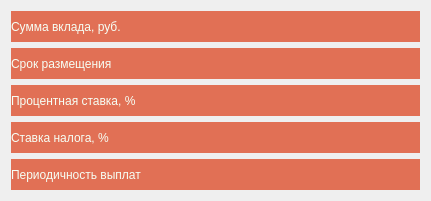
  <widget class="QWidget" name="gridLayoutWidget">
   <property name="geometry">
    <rect>
     <x>20</x>
     <y>80</y>
     <width>431</width>
     <height>201</height>
    </rect>
   </property>
   <layout class="QGridLayout" name="gridLayout">
    <item row="2" column="0">
     <widget class="QLabel" name="label_4">
      <property name="styleSheet">
       <string notr="true">font: 22pt &quot;Copperplate&quot;;
color: rgb(246, 255, 245);
background: #e17055;</string>
      </property>
      <property name="text">
       <string>Процентная ставка, %</string>
      </property>
     </widget>
    </item>
    <item row="0" column="0">
     <widget class="QLabel" name="label_2">
      <property name="styleSheet">
       <string notr="true">font: 22pt &quot;Copperplate&quot;;
color: rgb(246, 255, 245);
background: #e17055;</string>
      </property>
      <property name="text">
       <string>Сумма вклада, руб.</string>
      </property>
     </widget>
    </item>
    <item row="1" column="0">
     <widget class="QLabel" name="label_3">
      <property name="styleSheet">
       <string notr="true">font: 22pt &quot;Copperplate&quot;;
color: rgb(246, 255, 245);
background: #e17055;</string>
      </property>
      <property name="text">
       <string>Срок размещения</string>
      </property>
     </widget>
    </item>
    <item row="3" column="0">
     <widget class="QLabel" name="label_5">
      <property name="styleSheet">
       <string notr="true">font: 22pt &quot;Copperplate&quot;;
color: rgb(246, 255, 245);
background: #e17055;</string>
      </property>
      <property name="text">
       <string>Ставка налога, %</string>
      </property>
     </widget>
    </item>
    <item row="4" column="0">
     <widget class="QLabel" name="label_6">
      <property name="styleSheet">
       <string notr="true">font: 22pt &quot;Copperplate&quot;;
color: rgb(246, 255, 245);
background: #e17055;</string>
      </property>
      <property name="text">
       <string>Периодичность выплат</string>
      </property>
     </widget>
    </item>
   </layout>
  </widget>
